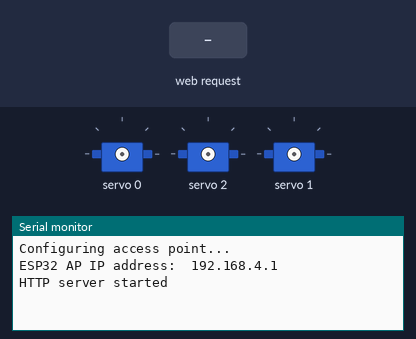
The sketch below on a simulated ESP32. On the bench: 3 × servo, the last lines printed to the serial monitor. The inputs (shaded band) are chosen by the test bench.

Above: at 1.3 s.
1.4 s: HTTP request GET / received
At 2.6 s:
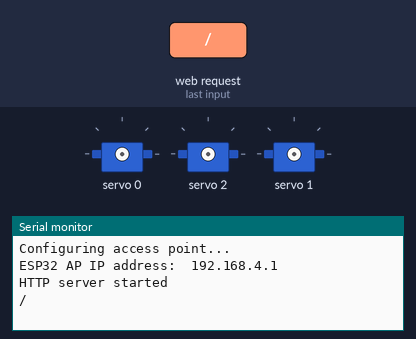
2.9 s: HTTP request GET /?number0=on received
At 4.0 s:
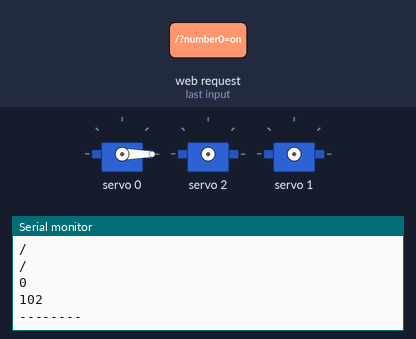
4.4 s: HTTP request GET /?number0=1 received
At 5.1 s:
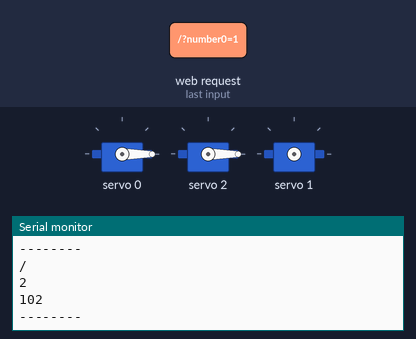
5.9 s: HTTP request GET /?number1=on received
At 6.3 s:
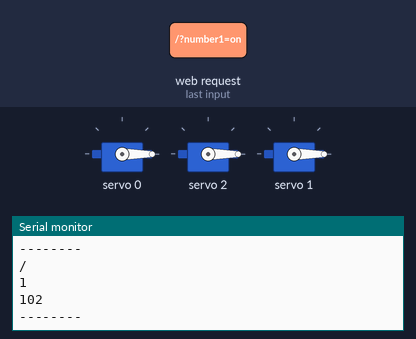
Timing chart, 0 to 8.4 s (numbered marks = the images above; inputs shaded):
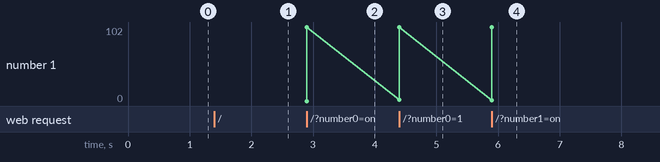

The sketch:

servoControlPCA9685ByWebForm.ino
```cpp
#include <Adafruit_PWMServoDriver.h>
#include <Wire.h>
#include <WiFi.h>
#include <WiFiClient.h>
#include <WiFiServer.h>
#include <WebServer.h>

//默认地址 0x40
Adafruit_PWMServoDriver pwm = Adafruit_PWMServoDriver();

//舵机PWM min:102 (0) max:510 (180)

//连接计数器
int counter = 0;

const char* ssid = "ESP32";
const char* password = "12345678";

WebServer server(80);

String HTML = "<!DOCTYPE html>\
<html>\
<body>\
<meta charset = \"utf-8\">\
<style> html{text-align:center;}</style>\
<h1>ESP32 Web Server</h1>\
<p>SERVO</p>\
<form action = \"#\" method = \"get\">\
通道<input type = \"radio\" name = \"number0\"/>  0  <input type = \"radio\" name = \"number1\"/>  1  <input type = \"radio\" name = \"number2\"/>  2<br/><br/>\
角度<input type = \"text\" name = \"angle\" value = \"0\"/><br/><br/>\
<input type = \"reset\" name = \"reset\" value = \"重置\"/><input type = \"submit\" name = \"submit\" value = \"提交\"/>\
</form>\
</body>\
</html>";

void setup() {
  //串口初始化
  Serial.begin(115200);

  //pwm初始化
  pwm.begin();
  pwm.setPWMFreq(50);  // 50HZ更新频率，相当于20ms的周期

  //WiFi初始化
  Serial.println();
  Serial.println("Configuring access point...");
  WiFi.softAP(ssid,password);
  IPAddress myIP = WiFi.softAPIP();
  Serial.print("ESP32 AP IP address:  ");
  Serial.println(myIP);
  Serial.println();

  server.on("/", handle_root);

  server.begin();
  Serial.println("HTTP server started");

  delay(100);
}

void loop() {
  server.handleClient();
}

void handle_root() {
  //串口输出参数
  Serial.println(server.uri());

  String switch0 = server.arg("number0");
  String switch1 = server.arg("number1");
  String switch2 = server.arg("number2");
  int number = 0;
  String angleStr = server.arg("angle");
  int angle = angleStr.toInt();
  int anglePWM = (angle*204*1000/90+102*1000)/1000;

  if(counter != 0 && switch0 == "on"){
    number = 0;
  }else if(switch1 == "on"){
    number = 1;
  }else{
    number = 2;
  }

  //限制最大值
  if(angle > 180){
    anglePWM = 510;
  }

  if(angle != 0 && angle != 180){
    anglePWM = 0.915 * anglePWM;
  }

  server.send(200, "text/html", HTML);

  if(counter != 0){
  Serial.println(number);
  Serial.println(anglePWM);
  Serial.println("--------");
  pwm.setPWM(number, 0, anglePWM);
  }

  //连接计数器累加
  counter++;
}
```

Measured:
- after the input at 1.4 s, the serial monitor: prints a new line at once (image 1)
- after the input at 2.9 s, the serial monitor: prints a new line at once (image 2)
- after the input at 4.4 s, the serial monitor: prints a new line at once (image 3)
- after the input at 5.9 s, the serial monitor: prints a new line at once (image 4)
